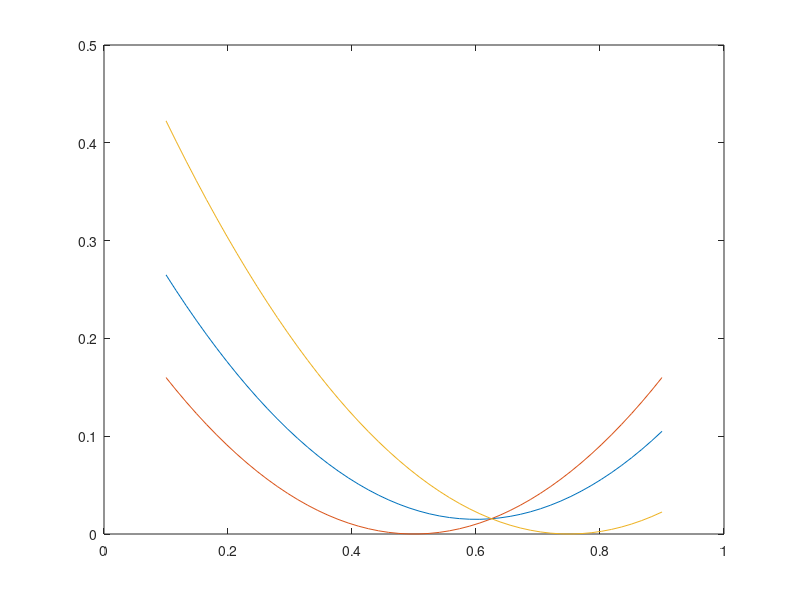
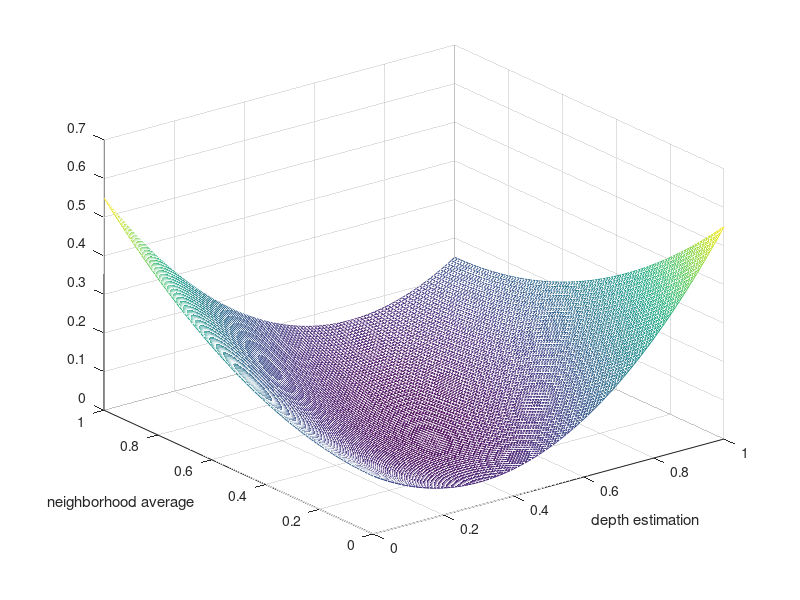

MATLAB code for these plots, in order: (Note: this script raises an error after producing the figures.)
close all;

%% Plot the loss function over the value of the estimated (pixel) depth

pd = linspace(0.1, 0.9, 50);    % estimated depth values
pn = 0.75;     % avg value of neighbors
pt = 0.5;       % the ground-truth pixel

gamma = .4;    % How much to weight the neighborhood

epsilon = 0.1;  % ignore difference < epsilon

% Compare to neighborhood
Lh = abs( pd - pn ).^2;
% Compare to ground truth
Lt = abs( pd - pt ).^2;
% Combined loss
Lc = (1-gamma) * Lt + (gamma) * Lh;

figure();
plot(pd, Lc, pd, Lt, pd, Lh)


%% Plot loss over grid of pd & pn

psize = 101;

pd = linspace(0, 1, psize);   % estimated depth values
pn = linspace(0, 1, psize);   % avg value of neighbors
pt = 0.5;                   % the ground-truth pixel


% Reshape into 2d grid
pdGrid = repmat(pn, psize, 1);
pn = reshape(pn, psize, 1);
pnGrid = repmat(pn, 1, psize);

% Compare to neighborhood
Lh = abs( pdGrid - pnGrid ).^2;
% Compare to ground truth
Lt = abs( pdGrid - pt ).^2;
% Combined loss
Lc = (1-gamma) * Lt + (gamma) * Lh;

figure();
%plot(pd, Lc, pd, Lt, pd, Lh)
mesh(pdGrid, pnGrid, Lc);
xlabel('depth estimation');
ylabel('neighborhood average');


%% Compare losses between two images

% Load a ground truth image
gtFile = '../demo_prepped_images/example-00001GT.png';
gtImg = imread(gtFile);
%gtImg = im2uint8(gtImg);            % Expected range [0, 256]
%gtImg2 = gtImg .* 0.0039; % Convert to [0, 1]
gtImg = im2double(gtImg);
gtImg = imresize(gtImg, [128, 256]);
gtImg = gtImg - mean(mean(gtImg)) + 0.5;    % Center around 0.5

% Create an image of noise
noise1 = ones(128, 256) .* 0.5;
noise1 = imnoise(noise1, 'speckle', 0.01);

noise2 = abs(noise1 - 0.5);

nullIm = zeros(128, 256);

noise4 = imnoise(gtImg, 'speckle', 0.01);

nullIm2 = ones(128, 256) .* 0.55;

shiftIm = gtImg + 0.05;

% Get Euclidian distance
%eLoss1 = pdist2(noise1, gtImg);
%eLoss2 = pdist2(noise2, gtImg);

eLoss1 = sqrt(sum(sum( (noise1 - gtImg).^2 )));
eLoss2 = sqrt(sum(sum( (noise2 - gtImg).^2 )));
eLoss3 = sqrt(sum(sum( (nullIm - gtImg).^2 )));
eLoss4 = sqrt(sum(sum( (noise4 - gtImg).^2 )));
eLoss5 = sqrt(sum(sum( (nullIm2 - gtImg).^2 )));
eLoss6 = sqrt(sum(sum( (shiftIm - gtImg).^2 )));

H = [0 .25 0; .25 0 .25; 0 .25 0];
%NOTE: this approach still affects the edges
% To see this, run: V = ones(3, 3).*0.5; conv2(V, H, 'same')
nbAv1 = conv2(noise1, H, 'same');
nLoss1 = sum(sum( (1 - gamma).*(abs(noise1 - gtImg).^2) + (gamma).*(abs(noise1 -  nbAv1).^2) ));
nbAv2 = conv2(noise2, H, 'same');
nLoss2 = sum(sum( (1 - gamma).*(abs(noise2 - gtImg).^2) + (gamma).*(abs(noise2 -  nbAv2).^2) ));
nbAv3 = conv2(nullIm, H, 'same');
nLoss3 = sum(sum( (1 - gamma).*(abs(nullIm - gtImg).^2) + (gamma).*(abs(nullIm -  nbAv3).^2) ));
nbAv4 = conv2(noise4, H, 'same');
nLoss4 = sum(sum( (1 - gamma).*(abs(noise4 - gtImg).^2) + (gamma).*(abs(noise4 -  nbAv4).^2) ));
nbAv5 = conv2(nullIm2, H, 'same');
nLoss5 = sum(sum( (1 - gamma).*(abs(nullIm2 - gtImg).^2) + (gamma).*(abs(nullIm2 -  nbAv5).^2) ));
nbAv6 = conv2(shiftIm, H, 'same');
nLoss6 = sum(sum( ((1 - gamma).*(abs(shiftIm - gtImg).^2)) + ((gamma).*(abs(shiftIm -  nbAv6).^2)) ));

tText = sprintf('tests performed : noise 0.5, noise 0, flat 0, noise GT, flat N, shift GT');
eText = sprintf('Euclidian Losses: %0.5f, %0.5f, %0.5f, %0.5f, %0.5f, %0.5f ', eLoss1, eLoss2, eLoss3, eLoss4, eLoss5, eLoss6);
nText = sprintf('Newly defined Lc: %0.3f, %0.3f, %0.3f, %0.3f, %0.3f, %0.3f ', nLoss1, nLoss2, nLoss3, nLoss4, nLoss5, nLoss6);
disp(tText);
disp(eText);
disp(nText);


% Normalize error such that L(flat 0 image) = 1
eText = sprintf('Euclidian Losses: %0.5f, %0.5f, %0.5f, %0.5f, %0.5f, %0.5f ', eLoss1/eLoss3, eLoss2/eLoss3, eLoss3/eLoss3, eLoss4/eLoss3, eLoss5/eLoss3, eLoss6/eLoss3);
nText = sprintf('Newly defined Lc: %0.5f, %0.5f, %0.5f, %0.5f, %0.5f, %0.5f ', nLoss1/nLoss3, nLoss2/nLoss3, nLoss3/nLoss3, nLoss4/nLoss3, nLoss5/nLoss3, nLoss6/nLoss3);
disp(eText);
disp(nText);


%{
%% Load an image and get the euclidian distance loss
        
gtFile = '../demo_prepped_images/example-00001GT.png';
gtImg = imread(gtFile);
%gtImg = im2uint8(gtImg) .* 0.0039;
gtImg = im2uint8(gtImg);
gtImg = imresize(gtImg, [128, 256]);

figure();
imshow(gtImg)

elFile = '../output/EuclidLoss.png';
elImg = imread(elFile);

%elImg = rgb2gray(elImg) .* 0.0039;
elImg = rgb2gray(elImg);
elImg = imresize(elImg, [32, 64]);    % Because this is a screen-grab
%TODO: get actual output as a file
elImg = imresize(elImg, [128, 256]);

figure();
imshow(elImg)
%}